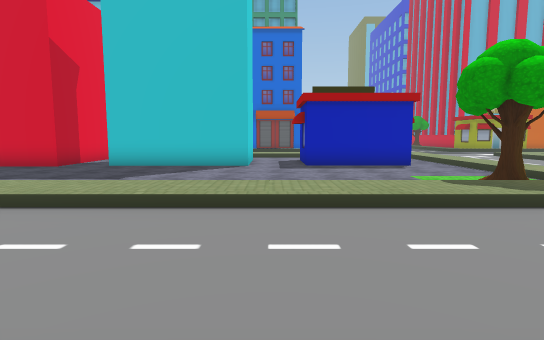
[1] (above)

24 first-person views from a walk through a Unity game level. The camera is 1.5 m above the floor, tilts 6° down and sees 80° across. The floor is counted in squares, 2 m on a side. Each view is taken from the middle of a square. On the plan, view 1 faces up. The plan holds only what a view shows up to about 11 squares ahead; the rest is blank. The place goes on beyond the plan. Some surface patterns are stand-ins.

[2]
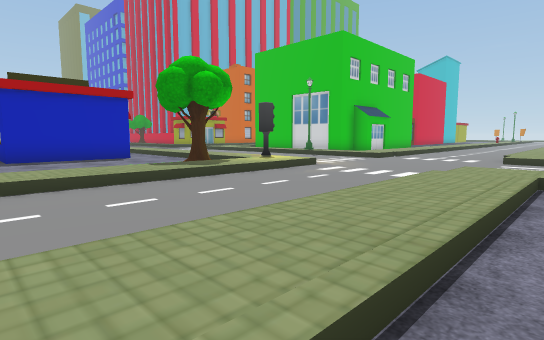

[3]
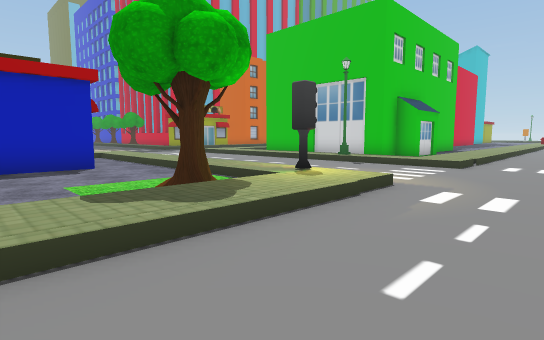

[4]
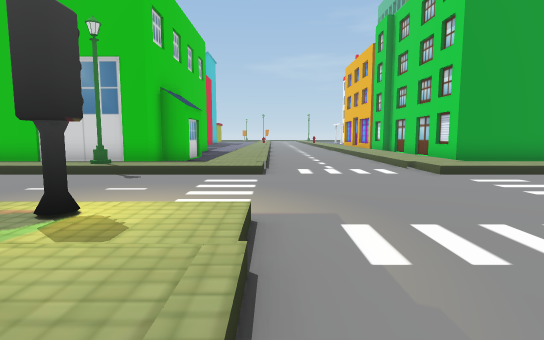

[5]
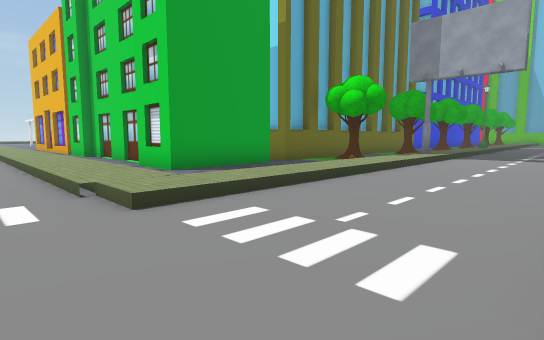

[6]
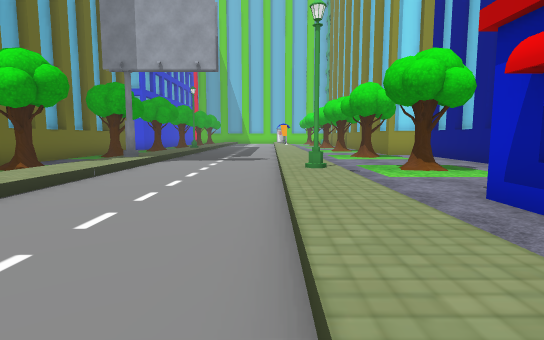

[7]
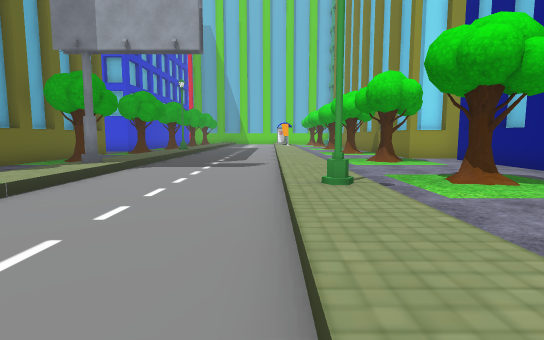

[8]
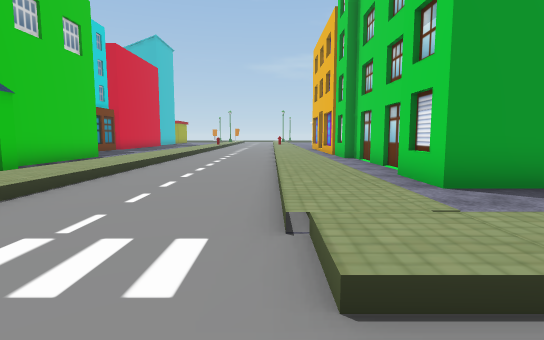

[9]
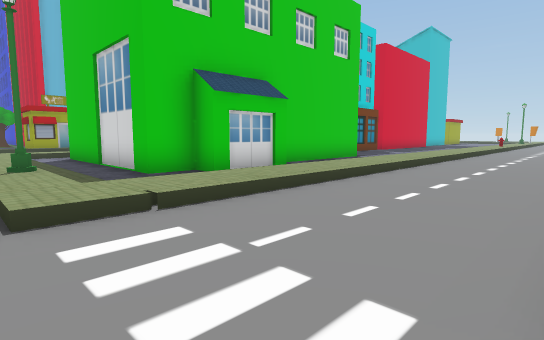

[10]
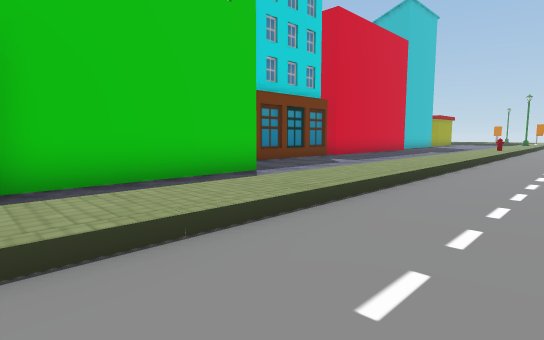

[11]
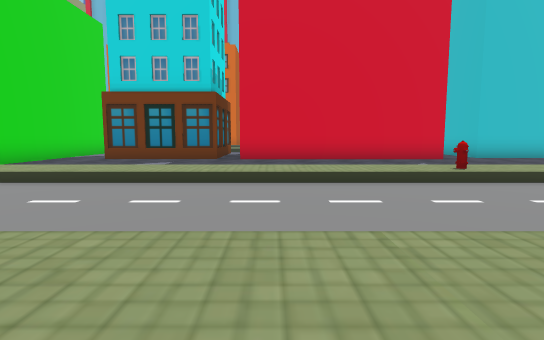

[12]
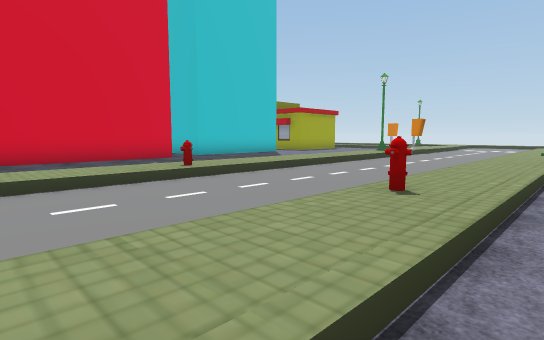

[13]
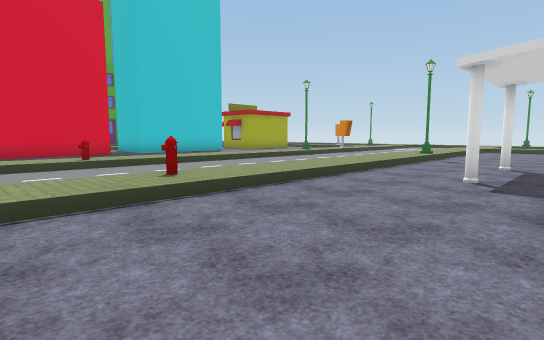

[14]
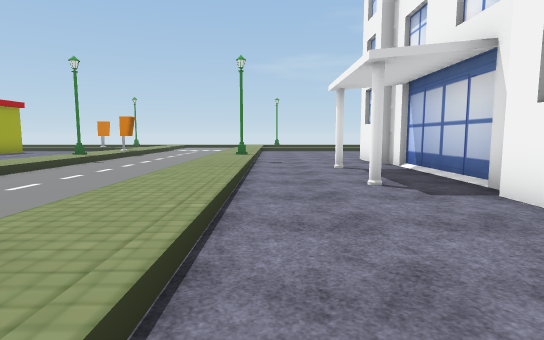

[15]
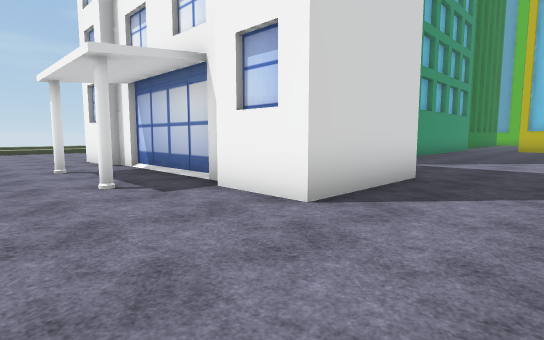

[16]
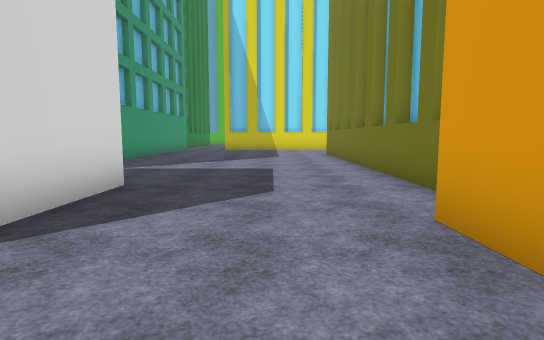

[17]
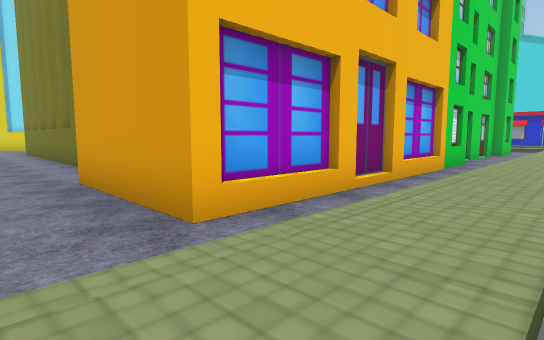

[18]
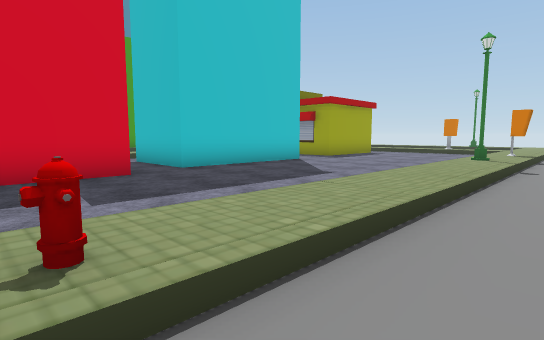

[19]
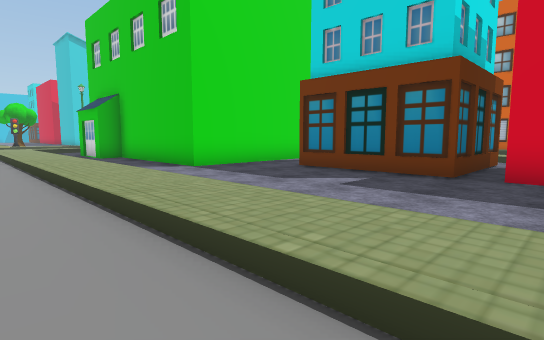

[20]
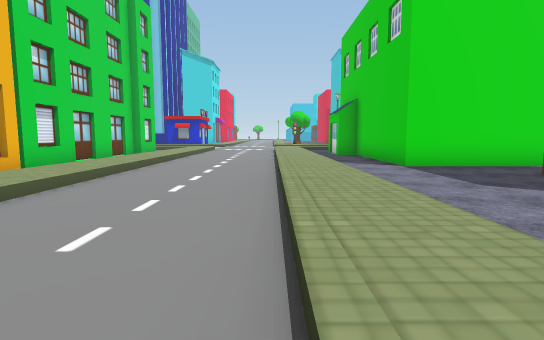

[21]
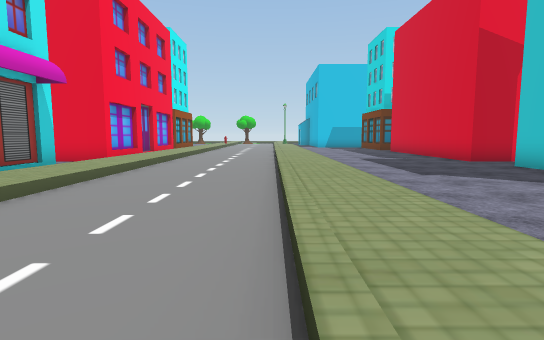

[22]
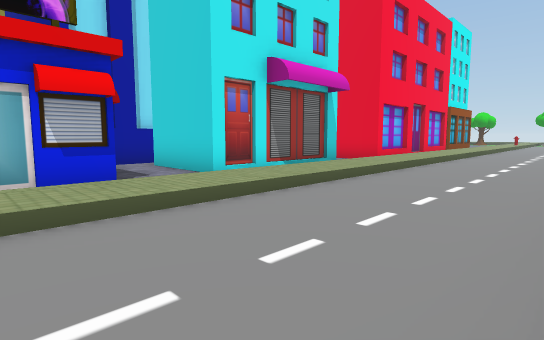

[23]
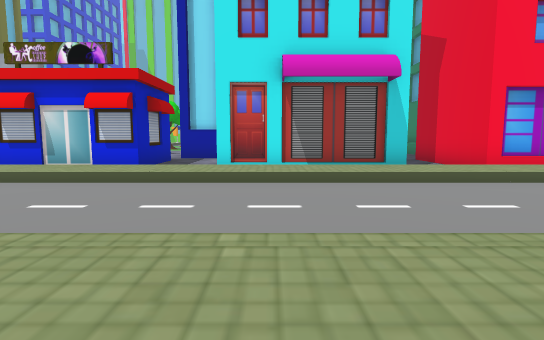

[24]
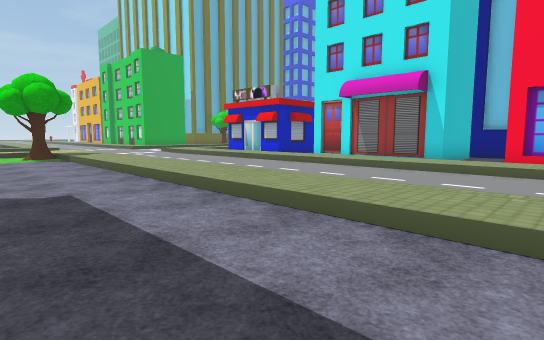

### Floor plan
Key: @ floor where view 1 was taken; # wall or solid block; . main floor; : floor 0.25 m higher than the main floor; / step, stairs or slope; T tree; S streetlight; B building; I billboard; H hydrant; O other object.
Columns run from 8 left of view 1 to 40 right of it. Each row starts with its distance up from view 1.
 12          #   .:/   :.B       B    B        #
 11  #.   ##.####.:/   :.B       B    B       .#
 10 ##.####O......:/...:.B       B.BBBB#######.#####
  9 ..............:/...:.B       B...................
  8 ..............:/...S.B   BBBBB...................
  7 ..............:/...:..BBB............  ..........
  6 ............T/#/...:  ...............  ..........
  5 :::::::::::::/:/...::::::::::::::::::::H::::::::S
  4 ////////////////...//////////////////////////////
  3 .................................................
  2 .................................................
  1 //////////////....../////////////////////////////
  0 ::::::::@::::::/...::::::::::::::::::::H::::::::S
 -1 ##      ......:/...:.............................
 -2  #.####O.####.:/...:..OOOOOOOO#######............
 -3  #.#  ##.## #.:/...: .O             #......#.....
 -4  #.#   #..###.:/...: .O             #....##...###
 -5  ###   ###  ..:/...: ..            ##....######
 -6            ...S/...: .##           #.....#
 -7           ..T.:/...:TT#            #.....#
 -8           ....:/...:  #            #......
 -9          #....:/...I .#            #......
-10          #....:/...: .#            #.......
-11          #..T.:/...: .#            #.......
-12          #..T :/...:TT#            #.......#
-13          ##   :/...:  #            #.......#
-14                                        ...

Positions as (right, up) in squares from view 1, and headings:
1: (0, 0), facing up
2: (0, -1), facing up-right
3: (2, 2), facing up-right
4: (4, 4), facing right
5: (7, 2), facing down-right
6: (7, 0), facing down
7: (7, -2), facing down
8: (9, 1), facing right
9: (10, 1), facing up-right
10: (16, 2), facing up-right
11: (28, -1), facing up
12: (28, -1), facing up-right
13: (29, -4), facing up-right
14: (30, -1), facing right
15: (30, -1), facing down-right
16: (30, -2), facing down
17: (30, 1), facing down-left
18: (31, 3), facing up-right
19: (28, 3), facing up-left
20: (29, 4), facing left
21: (3, 4), facing left
22: (3, 4), facing down-left
23: (-2, 6), facing down
24: (-8, 8), facing down-right
